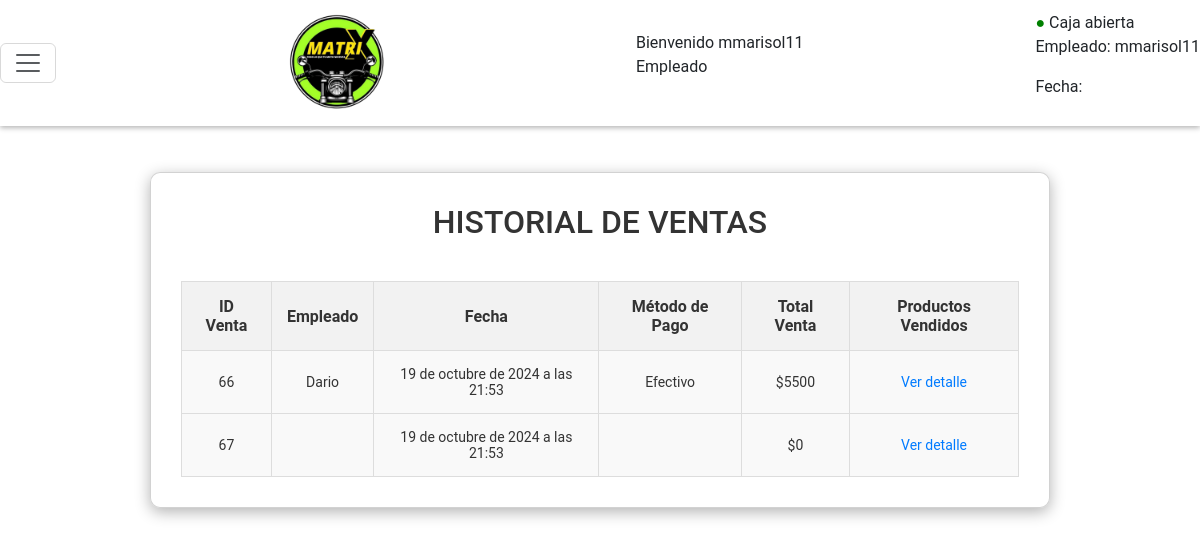
Screenshot of /historial_ventas/ (signed in) with the database file from the repository.
### Empleados/models.py (models this page shows, shortened)
class Empleado(AbstractUser):
    dni=models.IntegerField(null=True, blank=True, verbose_name="DNI")
    dirección=models.CharField(null=True, blank=True, max_length=150)
    telefono=models.IntegerField(null=True, blank=True)

### Ventas/models.py (models this page shows)
class Venta(models.Model):
    fecha=models.DateTimeField(default=datetime.now)
    empleado=models.ForeignKey(Empleado, on_delete=models.CASCADE,blank=True, null=True)
    productos=models.ManyToManyField(Producto, through='Productos_Vendidos')
    total_venta=models.IntegerField(default=0)
    metodo_pago=models.CharField(max_length=25, choices=Metodos_Pagos,default='')
    id_sesion=models.CharField(max_length=100)

### Matrix/views.py (the view)
# urls.py: path('historial_ventas/', views.historial_ventas,name='historial_ventas'),
@login_required
def historial_ventas(request):
    historial_ventas=Venta.objects.all()
    return render(request,'historial_ventas.html',{'historial_ventas':historial_ventas})

### templates/historial_ventas.html (shortened to what this page needs)
{% extends 'menu.html' %}
{% load static %}
{% block extra_css %}
    <link rel="stylesheet" href="{% static 'css/historial_ventas.css' %}">
{% endblock %}
{% block content %}
    <div class="contenedor card">
        <h2>HISTORIAL DE VENTAS</h2>
        <table border="1">
            <tr>
                <th>ID Venta</th>
                <th>Empleado</th>
                <th>Fecha</th>
                <th>Método de Pago</th>
                <th>Total Venta</th>
                <th>Productos Vendidos</th>
            </tr>
            <tbody>
                {% for venta in historial_ventas %}
                    <tr>
                        <td>{{venta.id}}</td>
                        <td>{{venta.empleado.username}}</td>
                        <td>{{venta.fecha}}</td>
                        <td>{{venta.get_metodo_pago_display}}</td>
                        <td>${{venta.total_venta}}</td>
                        <td><a href="{% url 'ver_detalle_venta' venta.id %}">Ver detalle</a></td>
                    </tr>
                {% endfor %}
            </tbody>
        </table>
    </div>
{% endblock %}

### templates/menu.html (shortened to what this page needs)
{% load static %}
<html>
<head>
    <link rel="stylesheet" href="https://cdn.jsdelivr.net/npm/bootstrap-icons@1.11.3/font/bootstrap-icons.min.css">
    <link href="https://cdn.lineicons.com/4.0/lineicons.css" rel="stylesheet" />
    <link href="https://cdn.jsdelivr.net/npm/bootstrap@5.3.0-alpha3/dist/css/bootstrap.min.css" rel="stylesheet"
>
    <link rel="stylesheet" href="{% static 'css/menu.css' %}">
    {% block extra_css %} {% endblock %}
</head>
<body>
    <div class="wrapper">
        <nav class="navbar navbar-expand-light">
            <button class="navbar-toggler" type="button" data-bs-toggle="collapse" data-bs-target="#navbarNav" aria-controls="navbarNav" aria-expanded="false" aria-label="Toggle navigation">
                <span class="navbar-toggler-icon"></span>
            </button>
            <div class="navbar-brand">
                <img src="{% static 'IMAGENES/logoOficialMatrix.png' %}" alt="Logo" class="logo">
            </div>
            <div class="user-greeting">
                Bienvenido {{ user.username }}
                <p>{% if request.session.is_admin %} Administrador {% else %} Empleado {% endif %}</p>
            </div>
            <div class="status-container">
                {% if not request.session.caja_abierta %}
                    <span style="color: red;">&#9679;</span> Caja cerrada
                {% else %}
                    <span style="color: green;">&#9679;</span> Caja abierta
                    <p>Empleado: {{ request.session.empleado }}</p>
                    <p>Fecha: {{ request.session.fecha_apertura }}</p>
                {% endif %}
            </div>
        </nav>
        <div class="main p-3">
            <div class="text-center">
                {% block content %}{% endblock %}
            </div>
        </div>
    </div>
</body>
</html>

### static/css/menu.css (style rules this page uses)
body { font-family: 'Roboto',sans-serif; }
.wrapper { display: flex; flex-direction: column; height: 100vh; }
.navbar { box-shadow: 0 2px 5px rgba(4, 0, 0, 0.287); }
.logo { width: 100px; }

### static/css/historial_ventas.css (style rules this page uses)
.contenedor { display: flex; justify-content: center; align-items: center; width: 100%; max-width: 900px; margin: 30px auto; }
body { background-color: white; }
.card { background-color: rgba(255, 255, 255, 0.7); border-radius: 10px; box-shadow: 0 4px 15px rgba(0, 0, 0, 0.3); padding: 30px; width: 90%; display: flex; flex-direction: column; transition: transform 0.3s; }
h2 { color: #333; text-align: center; margin-bottom: 20px; }
table { width: 100%; border-collapse: collapse; margin-top: 20px; }
th, td { padding: 15px; text-align: center; border: 1px solid #ddd; }
th { background-color: #f2f2f2; font-weight: bold; color: #333; }
tr { background-color: #f9f9f9; }
a { text-decoration: none; color: #007bff; transition: color 0.3s; }
td { font-size: 14px; color: #333; }
th { font-size: 16px; }

### rows the page displays
Empleado: username "mmarisol11", session.empleado "mmarisol11"
Venta: id "66", empleado.username "Dario", fecha "19 de octubre de 2024 a las 21:53", metodo_pago "Efectivo", total_venta "5500"
Venta: id "67", fecha "19 de octubre de 2024 a las 21:53", total_venta "0"
